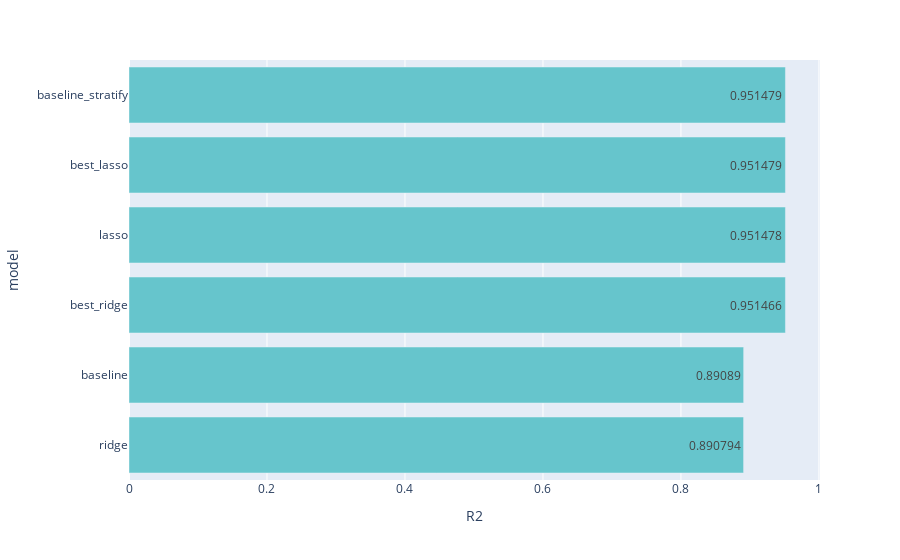

The code cell stored with this chart in its notebook:
### Code cell
px.bar(scores_df, x="R2", y="model", orientation="h", text=scores_df["R2"].round(6), color_discrete_sequence=px.colors.qualitative.Pastel)

### Figure 1 — Plotly figure (JSON) as saved in the notebook; plotly's stock layout.template omitted (floating-point values rounded to 4 significant figures)
{"data": [{"hovertemplate": "R2=%{x}<br>model=%{y}<br>text=%{text}<extra></extra>", "legendgroup": "", "marker": {"color": "rgb(102, 197, 204)", "pattern": {"shape": ""}}, "name": "", "orientation": "h", "showlegend": false, "text": [0.8908, 0.8909, 0.9515, 0.9515, 0.9515, 0.9515], "textposition": "auto", "type": "bar", "x": [0.8908, 0.8909, 0.9515, 0.9515, 0.9515, 0.9515], "xaxis": "x", "y": ["ridge", "baseline", "best_ridge", "lasso", "best_lasso", "baseline_stratify"], "yaxis": "y"}], "layout": {"barmode": "relative", "legend": {"tracegroupgap": 0}, "margin": {"t": 60}, "xaxis": {"anchor": "y", "domain": [0, 1], "title": {"text": "R2"}}, "yaxis": {"anchor": "x", "domain": [0, 1], "title": {"text": "model"}}}}
